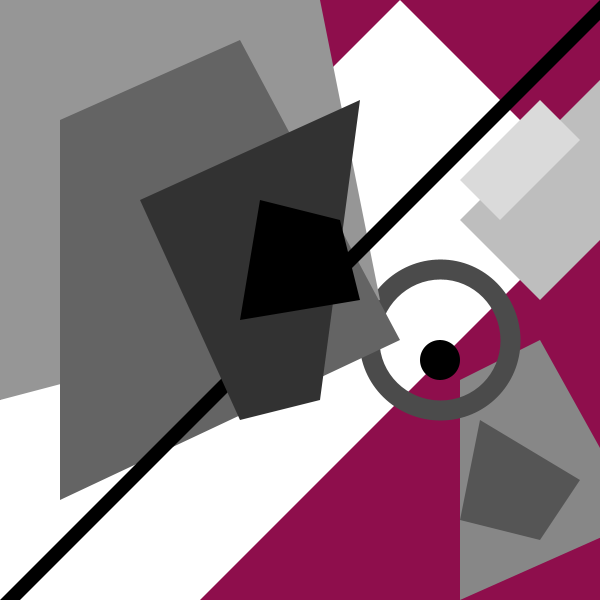
Frame 1 (no input)
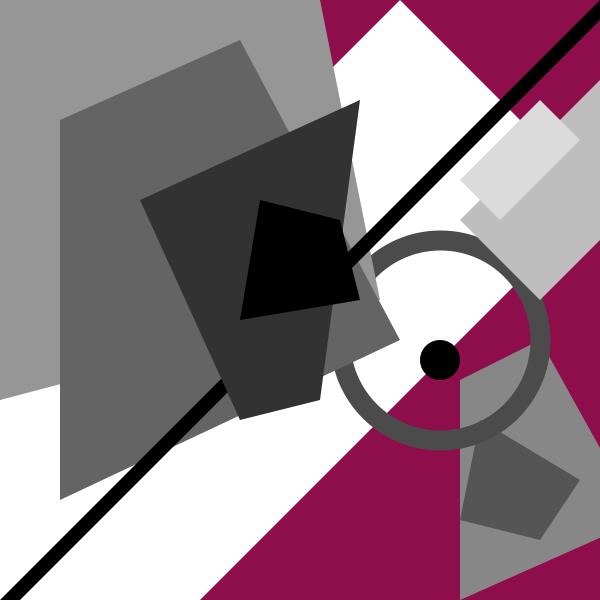
Frame 60 (the mouse pressed at the canvas centre just before this capture)
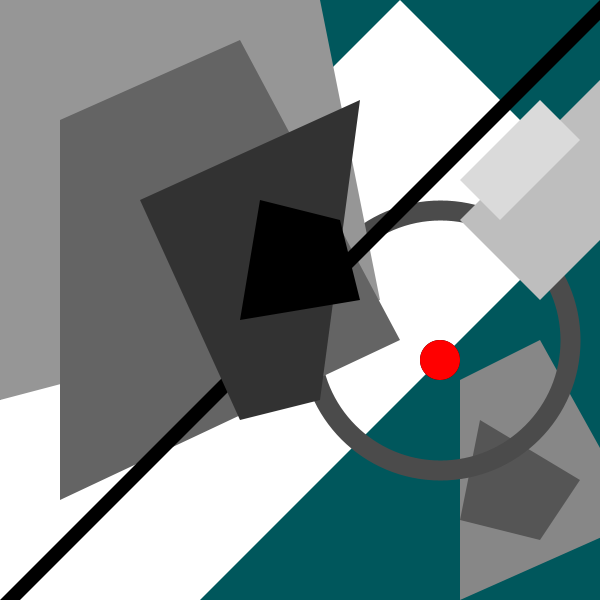
Frame 120 (the mouse held since frame 60 and released just before this capture)

The Processing sketch that drew these frames (run headless with seeded random() and noise(); from frame 60 on, the mouse is pressed at the canvas centre):

// Processing sketch: processing_14317
// ── processing_14317.pde

int x=0;



void setup() {
  size(600,600);
  smooth();
  background(230);
  noStroke();
  int w=200;
  int ww=400;

  frameRate(300);
  int R = 40;
}
void draw() {


  if(mouseX < 200) {
    background(142,14,76);
  } 
  else if ((mouseX>=200) && (mouseX <=400)) {
    background(0,87,92);
  } 
  else {
    background(184,201,107);
  }
  if ((keyPressed == true)&& (key=='L')) {

    fill(255,243,195);
    quad(400,0,600,200,100,700,-100,500);
  }
  else {
    fill(255);
    quad(400,0,600,200,100,700,-100,500); //big rectangle
  }
  if ((keyPressed == true)&& (key=='A')) {
    fill(191,227,211);
    quad(460,380,540,340,640,520,460,600);//right quad second
    fill(117,194,199);
    quad(480,420,580,480,540,540,460,520); //right quad first
  } 
  else {
    fill(135);
    quad(460,380,540,340,640,520,460,600);//right quad second
    fill(85);
    quad(480,420,580,480,540,540,460,520); //right quad first
  }
  fill(0);
  ellipse(440,360,40,40);


  if (mousePressed == true) {

    fill(255,0,0);
    ellipse(440,360,40,40);
  }
  else {
    fill(0);
  }
  //background(255);

  x=x+1;
  if (x>400) {
    x=0;
  }
  noFill();
  stroke(75);
  strokeWeight(20);
  ellipse(440,340,140+x,140+x);

  noStroke();
  if ((keyPressed == true)&& (key=='A')) {
    fill(253,214,190);
    quad(0,0,320,0,380,300,0,400); // last quad
    fill(246,145,131);
    quad(60,120,240,40,400,340,60,500); //third quad
  } 
  else {
    fill(150);
    quad(0,0,320,0,380,300,0,400); // last quad
    fill(100);
    quad(60,120,240,40,400,340,60,500); //third quad
  }

  if ((keyPressed == true)&& (key=='L')) {
    fill(93,58,20);
    quad(600,0,600,20,20,600,0,600);
  } 
  else {
    fill(0);
    quad(600,0,600,20,20,600,0,600);
  }

  if ((keyPressed == true)&& (key=='A')) {
    fill(240,81,95);
    quad(140,200,360,100,320,400,240,420); //second quad
    fill(221,31,38);
    quad(260,200,340,220,360,300,240,320); //hero quad
  } 
  else {
    fill(50);
    quad(140,200,360,100,320,400,240,420); //second quad
    fill(0);
    quad(260,200,340,220,360,300,240,320); //hero quad
  }

  if ((keyPressed == true)&& (key=='L')) {
    fill(167,156,52);
    quad(460,220,600,80,600,240,540,300);
    fill(218,204,36);
    quad(540,100,580,140,500,220,460,180);
  } 
  else {
    fill(190);
    quad(460,220,600,80,600,240,540,300); //rectangle medium
    fill(218);
    quad(540,100,580,140,500,220,460,180);//rectangle small
  }
}
